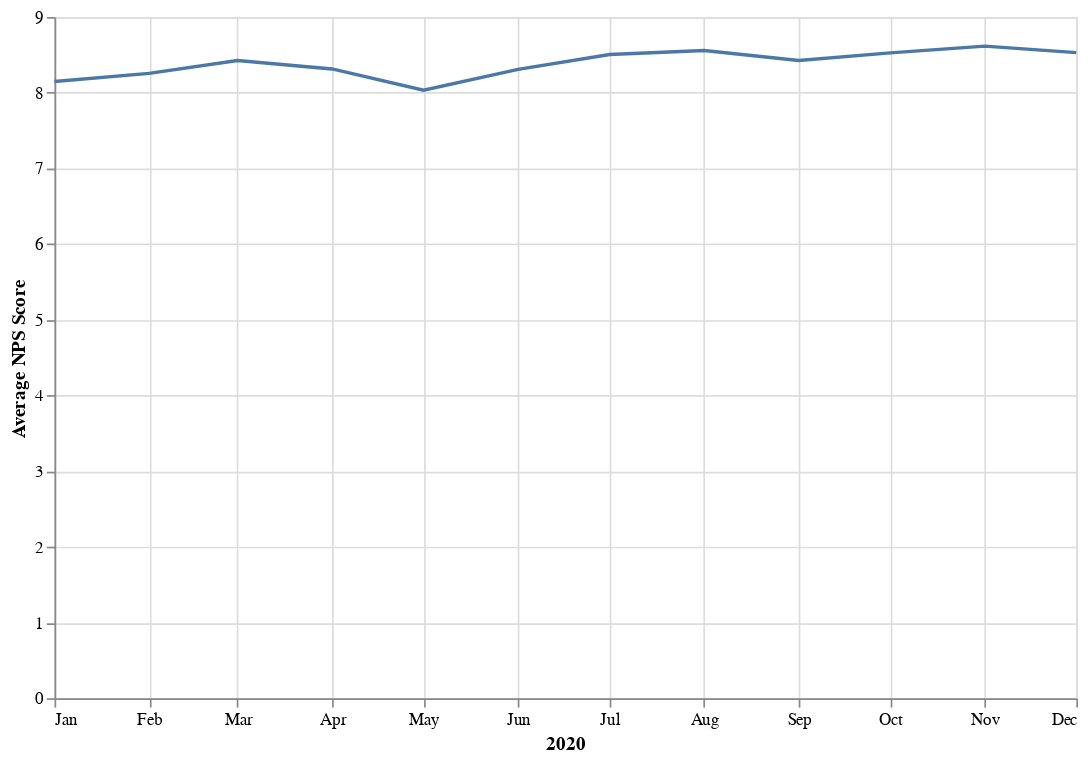

Source (notebook cell):
### Markdown cell above
# Net Promoter Scores Across 2020

### Code cell
net_promoter_scores_2020

### Figure 1 — Vega-Lite specification as saved in the notebook (floating-point values rounded to 4 significant figures)
{"config": {"view": {"continuousWidth": 400, "continuousHeight": 300}}, "data": {"name": "data-cc97bac0a875d6b579150438988b440d"}, "mark": "line", "encoding": {"x": {"type": "temporal", "axis": {"title": "2020"}, "field": "month", "timeUnit": "month"}, "y": {"type": "quantitative", "axis": {"title": "Average NPS Score"}, "field": "nps_answer"}}, "height": 400, "width": 600, "$schema": "https://vega.github.io/schema/vega-lite/v4.8.1.json", "datasets": {"data-cc97bac0a875d6b579150438988b440d": [{"nps_answer": 8.148, "month": "2020 Jan"}, {"nps_answer": 8.256, "month": "2020 Feb"}, {"nps_answer": 8.425, "month": "2020 Mar"}, {"nps_answer": 8.314, "month": "2020 Apr"}, {"nps_answer": 8.034, "month": "2020 May"}, {"nps_answer": 8.309, "month": "2020 Jun"}, {"nps_answer": 8.505, "month": "2020 Jul"}, {"nps_answer": 8.558, "month": "2020 Aug"}, {"nps_answer": 8.426, "month": "2020 Sep"}, {"nps_answer": 8.526, "month": "2020 Oct"}, {"nps_answer": 8.615, "month": "2020 Nov"}, {"nps_answer": 8.53, "month": "2020 Dec"}]}}
